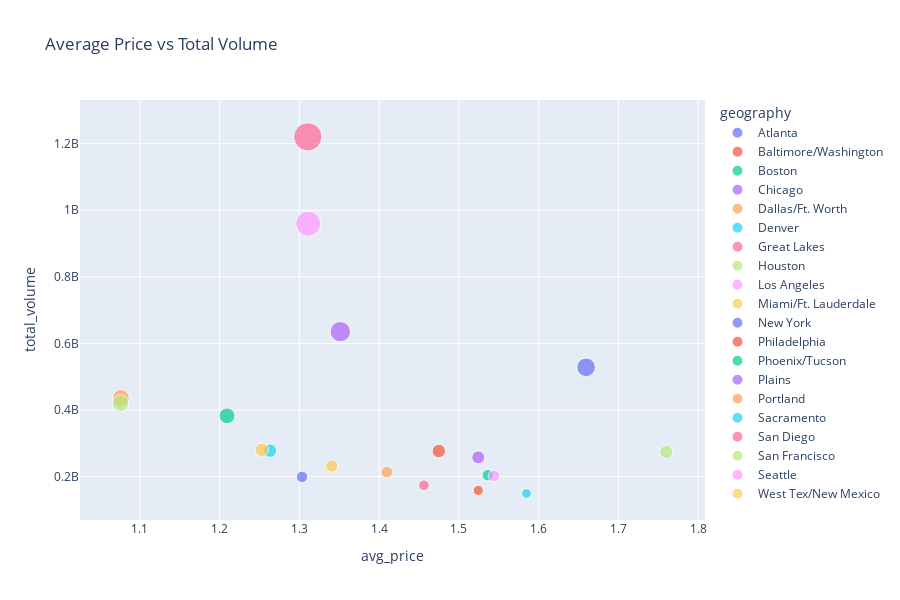

The cell this chart's notebook holds for it:
### Markdown cell above
## 4f. Price vs Volume Across Top 20 Regions

### Code cell
scatter_data = top_20_detailed.groupby(['geography']).agg(
    avg_price=('average_price', 'mean'),
    total_volume=('total_volume', 'sum')
).reset_index()

scatter_data['Average Price (USD)'] = scatter_data['avg_price'].round(2)  
scatter_data['Total Volume'] = scatter_data['total_volume'].apply(format_rev)


scatter_fig = px.scatter(
    scatter_data,
    x="avg_price",
    y="total_volume",
    size="total_volume",
    color="geography",
    hover_name="geography",
    hover_data={
        "Total Volume": True,
        "geography": False,
        "avg_price": False,
        "Average Price (USD)": True,
        "total_volume": False,
    },
    title="Average Price vs Total Volume",
    height=600
)

scatter_fig.show()

### Figure 1 — Plotly figure (JSON) as saved in the notebook; plotly's stock layout.template omitted (floating-point values rounded to 4 significant figures)
{"data": [{"customdata": [["199.0M", "Atlanta", 1.3]], "hovertemplate": "<b>%{hovertext}</b><br><br>Total Volume=%{customdata[0]}<br>Average Price (USD)=%{customdata[2]}<extra></extra>", "hovertext": ["Atlanta"], "legendgroup": "Atlanta", "marker": {"color": "#636efa", "size": [199000000.0], "sizemode": "area", "sizeref": 3051000.0, "symbol": "circle"}, "mode": "markers", "name": "Atlanta", "orientation": "v", "showlegend": true, "type": "scatter", "x": [1.303], "xaxis": "x", "y": [199000000.0], "yaxis": "y"}, {"customdata": [["276.8M", "Baltimore/Washington", 1.47]], "hovertemplate": "<b>%{hovertext}</b><br><br>Total Volume=%{customdata[0]}<br>Average Price (USD)=%{customdata[2]}<extra></extra>", "hovertext": ["Baltimore/Washington"], "legendgroup": "Baltimore/Washington", "marker": {"color": "#EF553B", "size": [276800000.0], "sizemode": "area", "sizeref": 3051000.0, "symbol": "circle"}, "mode": "markers", "name": "Baltimore/Washington", "orientation": "v", "showlegend": true, "type": "scatter", "x": [1.475], "xaxis": "x", "y": [276800000.0], "yaxis": "y"}, {"customdata": [["204.1M", "Boston", 1.54]], "hovertemplate": "<b>%{hovertext}</b><br><br>Total Volume=%{customdata[0]}<br>Average Price (USD)=%{customdata[2]}<extra></extra>", "hovertext": ["Boston"], "legendgroup": "Boston", "marker": {"color": "#00cc96", "size": [204100000.0], "sizemode": "area", "sizeref": 3051000.0, "symbol": "circle"}, "mode": "markers", "name": "Boston", "orientation": "v", "showlegend": true, "type": "scatter", "x": [1.536], "xaxis": "x", "y": [204100000.0], "yaxis": "y"}, {"customdata": [["257.7M", "Chicago", 1.52]], "hovertemplate": "<b>%{hovertext}</b><br><br>Total Volume=%{customdata[0]}<br>Average Price (USD)=%{customdata[2]}<extra></extra>", "hovertext": ["Chicago"], "legendgroup": "Chicago", "marker": {"color": "#ab63fa", "size": [257700000.0], "sizemode": "area", "sizeref": 3051000.0, "symbol": "circle"}, "mode": "markers", "name": "Chicago", "orientation": "v", "showlegend": true, "type": "scatter", "x": [1.524], "xaxis": "x", "y": [257700000.0], "yaxis": "y"}, {"customdata": [["436.2M", "Dallas/Ft. Worth", 1.08]], "hovertemplate": "<b>%{hovertext}</b><br><br>Total Volume=%{customdata[0]}<br>Average Price (USD)=%{customdata[2]}<extra></extra>", "hovertext": ["Dallas/Ft. Worth"], "legendgroup": "Dallas/Ft. Worth", "marker": {"color": "#FFA15A", "size": [436200000.0], "sizemode": "area", "sizeref": 3051000.0, "symbol": "circle"}, "mode": "markers", "name": "Dallas/Ft. Worth", "orientation": "v", "showlegend": true, "type": "scatter", "x": [1.076], "xaxis": "x", "y": [436200000.0], "yaxis": "y"}, {"customdata": [["277.9M", "Denver", 1.26]], "hovertemplate": "<b>%{hovertext}</b><br><br>Total Volume=%{customdata[0]}<br>Average Price (USD)=%{customdata[2]}<extra></extra>", "hovertext": ["Denver"], "legendgroup": "Denver", "marker": {"color": "#19d3f3", "size": [277900000.0], "sizemode": "area", "sizeref": 3051000.0, "symbol": "circle"}, "mode": "markers", "name": "Denver", "orientation": "v", "showlegend": true, "type": "scatter", "x": [1.263], "xaxis": "x", "y": [277900000.0], "yaxis": "y"}, {"customdata": [["1.2B", "Great Lakes", 1.31]], "hovertemplate": "<b>%{hovertext}</b><br><br>Total Volume=%{customdata[0]}<br>Average Price (USD)=%{customdata[2]}<extra></extra>", "hovertext": ["Great Lakes"], "legendgroup": "Great Lakes", "marker": {"color": "#FF6692", "size": [1220000000.0], "sizemode": "area", "sizeref": 3051000.0, "symbol": "circle"}, "mode": "markers", "name": "Great Lakes", "orientation": "v", "showlegend": true, "type": "scatter", "x": [1.311], "xaxis": "x", "y": [1220000000.0], "yaxis": "y"}, {"customdata": [["420.8M", "Houston", 1.08]], "hovertemplate": "<b>%{hovertext}</b><br><br>Total Volume=%{customdata[0]}<br>Average Price (USD)=%{customdata[2]}<extra></extra>", "hovertext": ["Houston"], "legendgroup": "Houston", "marker": {"color": "#B6E880", "size": [420800000.0], "sizemode": "area", "sizeref": 3051000.0, "symbol": "circle"}, "mode": "markers", "name": "Houston", "orientation": "v", "showlegend": true, "type": "scatter", "x": [1.076], "xaxis": "x", "y": [420800000.0], "yaxis": "y"}, {"customdata": [["959.4M", "Los Angeles", 1.31]], "hovertemplate": "<b>%{hovertext}</b><br><br>Total Volume=%{customdata[0]}<br>Average Price (USD)=%{customdata[2]}<extra></extra>", "hovertext": ["Los Angeles"], "legendgroup": "Los Angeles", "marker": {"color": "#FF97FF", "size": [959400000.0], "sizemode": "area", "sizeref": 3051000.0, "symbol": "circle"}, "mode": "markers", "name": "Los Angeles", "orientation": "v", "showlegend": true, "type": "scatter", "x": [1.311], "xaxis": "x", "y": [959400000.0], "yaxis": "y"}, {"customdata": [["231.7M", "Miami/Ft. Lauderdale", 1.34]], "hovertemplate": "<b>%{hovertext}</b><br><br>Total Volume=%{customdata[0]}<br>Average Price (USD)=%{customdata[2]}<extra></extra>", "hovertext": ["Miami/Ft. Lauderdale"], "legendgroup": "Miami/Ft. Lauderdale", "marker": {"color": "#FECB52", "size": [231700000.0], "sizemode": "area", "sizeref": 3051000.0, "symbol": "circle"}, "mode": "markers", "name": "Miami/Ft. Lauderdale", "orientation": "v", "showlegend": true, "type": "scatter", "x": [1.34], "xaxis": "x", "y": [231700000.0], "yaxis": "y"}, {"customdata": [["528.2M", "New York", 1.66]], "hovertemplate": "<b>%{hovertext}</b><br><br>Total Volume=%{customdata[0]}<br>Average Price (USD)=%{customdata[2]}<extra></extra>", "hovertext": ["New York"], "legendgroup": "New York", "marker": {"color": "#636efa", "size": [528200000.0], "sizemode": "area", "sizeref": 3051000.0, "symbol": "circle"}, "mode": "markers", "name": "New York", "orientation": "v", "showlegend": true, "type": "scatter", "x": [1.659], "xaxis": "x", "y": [528200000.0], "yaxis": "y"}, {"customdata": [["158.4M", "Philadelphia", 1.52]], "hovertemplate": "<b>%{hovertext}</b><br><br>Total Volume=%{customdata[0]}<br>Average Price (USD)=%{customdata[2]}<extra></extra>", "hovertext": ["Philadelphia"], "legendgroup": "Philadelphia", "marker": {"color": "#EF553B", "size": [158400000.0], "sizemode": "area", "sizeref": 3051000.0, "symbol": "circle"}, "mode": "markers", "name": "Philadelphia", "orientation": "v", "showlegend": true, "type": "scatter", "x": [1.524], "xaxis": "x", "y": [158400000.0], "yaxis": "y"}, {"customdata": [["382.5M", "Phoenix/Tucson", 1.21]], "hovertemplate": "<b>%{hovertext}</b><br><br>Total Volume=%{customdata[0]}<br>Average Price (USD)=%{customdata[2]}<extra></extra>", "hovertext": ["Phoenix/Tucson"], "legendgroup": "Phoenix/Tucson", "marker": {"color": "#00cc96", "size": [382500000.0], "sizemode": "area", "sizeref": 3051000.0, "symbol": "circle"}, "mode": "markers", "name": "Phoenix/Tucson", "orientation": "v", "showlegend": true, "type": "scatter", "x": [1.209], "xaxis": "x", "y": [382500000.0], "yaxis": "y"}, {"customdata": [["635.3M", "Plains", 1.35]], "hovertemplate": "<b>%{hovertext}</b><br><br>Total Volume=%{customdata[0]}<br>Average Price (USD)=%{customdata[2]}<extra></extra>", "hovertext": ["Plains"], "legendgroup": "Plains", "marker": {"color": "#ab63fa", "size": [635300000.0], "sizemode": "area", "sizeref": 3051000.0, "symbol": "circle"}, "mode": "markers", "name": "Plains", "orientation": "v", "showlegend": true, "type": "scatter", "x": [1.351], "xaxis": "x", "y": [635300000.0], "yaxis": "y"}, {"customdata": [["213.5M", "Portland", 1.41]], "hovertemplate": "<b>%{hovertext}</b><br><br>Total Volume=%{customdata[0]}<br>Average Price (USD)=%{customdata[2]}<extra></extra>", "hovertext": ["Portland"], "legendgroup": "Portland", "marker": {"color": "#FFA15A", "size": [213500000.0], "sizemode": "area", "sizeref": 3051000.0, "symbol": "circle"}, "mode": "markers", "name": "Portland", "orientation": "v", "showlegend": true, "type": "scatter", "x": [1.41], "xaxis": "x", "y": [213500000.0], "yaxis": "y"}, {"customdata": [["149.3M", "Sacramento", 1.58]], "hovertemplate": "<b>%{hovertext}</b><br><br>Total Volume=%{customdata[0]}<br>Average Price (USD)=%{customdata[2]}<extra></extra>", "hovertext": ["Sacramento"], "legendgroup": "Sacramento", "marker": {"color": "#19d3f3", "size": [149300000.0], "sizemode": "area", "sizeref": 3051000.0, "symbol": "circle"}, "mode": "markers", "name": "Sacramento", "orientation": "v", "showlegend": true, "type": "scatter", "x": [1.585], "xaxis": "x", "y": [149300000.0], "yaxis": "y"}, {"customdata": [["173.8M", "San Diego", 1.46]], "hovertemplate": "<b>%{hovertext}</b><br><br>Total Volume=%{customdata[0]}<br>Average Price (USD)=%{customdata[2]}<extra></extra>", "hovertext": ["San Diego"], "legendgroup": "San Diego", "marker": {"color": "#FF6692", "size": [173800000.0], "sizemode": "area", "sizeref": 3051000.0, "symbol": "circle"}, "mode": "markers", "name": "San Diego", "orientation": "v", "showlegend": true, "type": "scatter", "x": [1.456], "xaxis": "x", "y": [173800000.0], "yaxis": "y"}, {"customdata": [["274.2M", "San Francisco", 1.76]], "hovertemplate": "<b>%{hovertext}</b><br><br>Total Volume=%{customdata[0]}<br>Average Price (USD)=%{customdata[2]}<extra></extra>", "hovertext": ["San Francisco"], "legendgroup": "San Francisco", "marker": {"color": "#B6E880", "size": [274200000.0], "sizemode": "area", "sizeref": 3051000.0, "symbol": "circle"}, "mode": "markers", "name": "San Francisco", "orientation": "v", "showlegend": true, "type": "scatter", "x": [1.76], "xaxis": "x", "y": [274200000.0], "yaxis": "y"}, {"customdata": [["202.4M", "Seattle", 1.54]], "hovertemplate": "<b>%{hovertext}</b><br><br>Total Volume=%{customdata[0]}<br>Average Price (USD)=%{customdata[2]}<extra></extra>", "hovertext": ["Seattle"], "legendgroup": "Seattle", "marker": {"color": "#FF97FF", "size": [202400000.0], "sizemode": "area", "sizeref": 3051000.0, "symbol": "circle"}, "mode": "markers", "name": "Seattle", "orientation": "v", "showlegend": true, "type": "scatter", "x": [1.544], "xaxis": "x", "y": [202400000.0], "yaxis": "y"}, {"customdata": [["280.6M", "West Tex/New Mexico", 1.25]], "hovertemplate": "<b>%{hovertext}</b><br><br>Total Volume=%{customdata[0]}<br>Average Price (USD)=%{customdata[2]}<extra></extra>", "hovertext": ["West Tex/New Mexico"], "legendgroup": "West Tex/New Mexico", "marker": {"color": "#FECB52", "size": [280600000.0], "sizemode": "area", "sizeref": 3051000.0, "symbol": "circle"}, "mode": "markers", "name": "West Tex/New Mexico", "orientation": "v", "showlegend": true, "type": "scatter", "x": [1.253], "xaxis": "x", "y": [280600000.0], "yaxis": "y"}], "layout": {"height": 600, "legend": {"itemsizing": "constant", "title": {"text": "geography"}, "tracegroupgap": 0}, "title": {"text": "Average Price vs Total Volume"}, "xaxis": {"anchor": "y", "domain": [0, 1], "title": {"text": "avg_price"}}, "yaxis": {"anchor": "x", "domain": [0, 1], "title": {"text": "total_volume"}}}}
